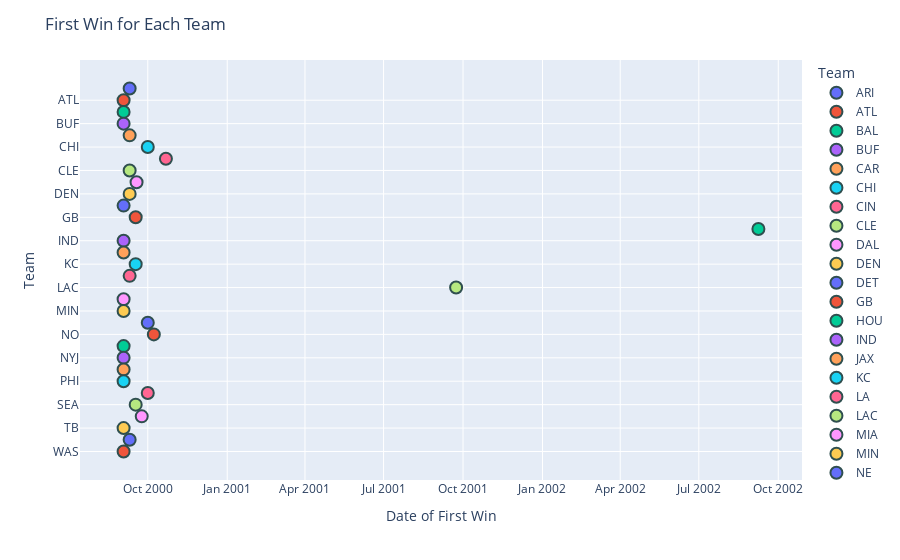

Notebook source saved alongside this figure:
### Code cell
# Combine the first wins for home and away teams

home_first_win = result[result['home_score'] > result['away_score']].groupby('home_team')['gameday'].min()

# Find the earliest game where each team won as an away team
away_first_win = result[result['away_score'] > result['home_score']].groupby('away_team')['gameday'].min()

# Combine the first wins for home and away teams
first_wins = pd.concat([home_first_win, away_first_win]).groupby(level=0).min()
first_wins = pd.concat([home_first_win, away_first_win]).groupby(level=0).min().reset_index()
first_wins.columns = ['Team', 'First Win']

# Create an interactive scatter plot with Plotly
fig = px.scatter(first_wins, x='First Win', y='Team', hover_data={'First Win': '|%Y-%m-%d'}, color='Team')
fig.update_traces(marker=dict(size=12, line=dict(width=2, color='DarkSlateGrey')), selector=dict(mode='markers'))
fig.update_layout(title='First Win for Each Team', xaxis_title='Date of First Win', yaxis_title='Team')
fig.show()

### Figure 1 — Plotly figure (JSON) as saved in the notebook; plotly's stock layout.template omitted (floating-point values rounded to 4 significant figures)
{"data": [{"hovertemplate": "Team=%{y}<br>First Win=%{x|%Y-%m-%d}<extra></extra>", "legendgroup": "ARI", "marker": {"color": "#636efa", "line": {"color": "DarkSlateGrey", "width": 2}, "size": 12, "symbol": "circle"}, "mode": "markers", "name": "ARI", "orientation": "v", "showlegend": true, "type": "scatter", "x": ["2000-09-10T00:00:00"], "xaxis": "x", "y": ["ARI"], "yaxis": "y"}, {"hovertemplate": "Team=%{y}<br>First Win=%{x|%Y-%m-%d}<extra></extra>", "legendgroup": "ATL", "marker": {"color": "#EF553B", "line": {"color": "DarkSlateGrey", "width": 2}, "size": 12, "symbol": "circle"}, "mode": "markers", "name": "ATL", "orientation": "v", "showlegend": true, "type": "scatter", "x": ["2000-09-03T00:00:00"], "xaxis": "x", "y": ["ATL"], "yaxis": "y"}, {"hovertemplate": "Team=%{y}<br>First Win=%{x|%Y-%m-%d}<extra></extra>", "legendgroup": "BAL", "marker": {"color": "#00cc96", "line": {"color": "DarkSlateGrey", "width": 2}, "size": 12, "symbol": "circle"}, "mode": "markers", "name": "BAL", "orientation": "v", "showlegend": true, "type": "scatter", "x": ["2000-09-03T00:00:00"], "xaxis": "x", "y": ["BAL"], "yaxis": "y"}, {"hovertemplate": "Team=%{y}<br>First Win=%{x|%Y-%m-%d}<extra></extra>", "legendgroup": "BUF", "marker": {"color": "#ab63fa", "line": {"color": "DarkSlateGrey", "width": 2}, "size": 12, "symbol": "circle"}, "mode": "markers", "name": "BUF", "orientation": "v", "showlegend": true, "type": "scatter", "x": ["2000-09-03T00:00:00"], "xaxis": "x", "y": ["BUF"], "yaxis": "y"}, {"hovertemplate": "Team=%{y}<br>First Win=%{x|%Y-%m-%d}<extra></extra>", "legendgroup": "CAR", "marker": {"color": "#FFA15A", "line": {"color": "DarkSlateGrey", "width": 2}, "size": 12, "symbol": "circle"}, "mode": "markers", "name": "CAR", "orientation": "v", "showlegend": true, "type": "scatter", "x": ["2000-09-10T00:00:00"], "xaxis": "x", "y": ["CAR"], "yaxis": "y"}, {"hovertemplate": "Team=%{y}<br>First Win=%{x|%Y-%m-%d}<extra></extra>", "legendgroup": "CHI", "marker": {"color": "#19d3f3", "line": {"color": "DarkSlateGrey", "width": 2}, "size": 12, "symbol": "circle"}, "mode": "markers", "name": "CHI", "orientation": "v", "showlegend": true, "type": "scatter", "x": ["2000-10-01T00:00:00"], "xaxis": "x", "y": ["CHI"], "yaxis": "y"}, {"hovertemplate": "Team=%{y}<br>First Win=%{x|%Y-%m-%d}<extra></extra>", "legendgroup": "CIN", "marker": {"color": "#FF6692", "line": {"color": "DarkSlateGrey", "width": 2}, "size": 12, "symbol": "circle"}, "mode": "markers", "name": "CIN", "orientation": "v", "showlegend": true, "type": "scatter", "x": ["2000-10-22T00:00:00"], "xaxis": "x", "y": ["CIN"], "yaxis": "y"}, {"hovertemplate": "Team=%{y}<br>First Win=%{x|%Y-%m-%d}<extra></extra>", "legendgroup": "CLE", "marker": {"color": "#B6E880", "line": {"color": "DarkSlateGrey", "width": 2}, "size": 12, "symbol": "circle"}, "mode": "markers", "name": "CLE", "orientation": "v", "showlegend": true, "type": "scatter", "x": ["2000-09-10T00:00:00"], "xaxis": "x", "y": ["CLE"], "yaxis": "y"}, {"hovertemplate": "Team=%{y}<br>First Win=%{x|%Y-%m-%d}<extra></extra>", "legendgroup": "DAL", "marker": {"color": "#FF97FF", "line": {"color": "DarkSlateGrey", "width": 2}, "size": 12, "symbol": "circle"}, "mode": "markers", "name": "DAL", "orientation": "v", "showlegend": true, "type": "scatter", "x": ["2000-09-18T00:00:00"], "xaxis": "x", "y": ["DAL"], "yaxis": "y"}, {"hovertemplate": "Team=%{y}<br>First Win=%{x|%Y-%m-%d}<extra></extra>", "legendgroup": "DEN", "marker": {"color": "#FECB52", "line": {"color": "DarkSlateGrey", "width": 2}, "size": 12, "symbol": "circle"}, "mode": "markers", "name": "DEN", "orientation": "v", "showlegend": true, "type": "scatter", "x": ["2000-09-10T00:00:00"], "xaxis": "x", "y": ["DEN"], "yaxis": "y"}, {"hovertemplate": "Team=%{y}<br>First Win=%{x|%Y-%m-%d}<extra></extra>", "legendgroup": "DET", "marker": {"color": "#636efa", "line": {"color": "DarkSlateGrey", "width": 2}, "size": 12, "symbol": "circle"}, "mode": "markers", "name": "DET", "orientation": "v", "showlegend": true, "type": "scatter", "x": ["2000-09-03T00:00:00"], "xaxis": "x", "y": ["DET"], "yaxis": "y"}, {"hovertemplate": "Team=%{y}<br>First Win=%{x|%Y-%m-%d}<extra></extra>", "legendgroup": "GB", "marker": {"color": "#EF553B", "line": {"color": "DarkSlateGrey", "width": 2}, "size": 12, "symbol": "circle"}, "mode": "markers", "name": "GB", "orientation": "v", "showlegend": true, "type": "scatter", "x": ["2000-09-17T00:00:00"], "xaxis": "x", "y": ["GB"], "yaxis": "y"}, {"hovertemplate": "Team=%{y}<br>First Win=%{x|%Y-%m-%d}<extra></extra>", "legendgroup": "HOU", "marker": {"color": "#00cc96", "line": {"color": "DarkSlateGrey", "width": 2}, "size": 12, "symbol": "circle"}, "mode": "markers", "name": "HOU", "orientation": "v", "showlegend": true, "type": "scatter", "x": ["2002-09-08T00:00:00"], "xaxis": "x", "y": ["HOU"], "yaxis": "y"}, {"hovertemplate": "Team=%{y}<br>First Win=%{x|%Y-%m-%d}<extra></extra>", "legendgroup": "IND", "marker": {"color": "#ab63fa", "line": {"color": "DarkSlateGrey", "width": 2}, "size": 12, "symbol": "circle"}, "mode": "markers", "name": "IND", "orientation": "v", "showlegend": true, "type": "scatter", "x": ["2000-09-03T00:00:00"], "xaxis": "x", "y": ["IND"], "yaxis": "y"}, {"hovertemplate": "Team=%{y}<br>First Win=%{x|%Y-%m-%d}<extra></extra>", "legendgroup": "JAX", "marker": {"color": "#FFA15A", "line": {"color": "DarkSlateGrey", "width": 2}, "size": 12, "symbol": "circle"}, "mode": "markers", "name": "JAX", "orientation": "v", "showlegend": true, "type": "scatter", "x": ["2000-09-03T00:00:00"], "xaxis": "x", "y": ["JAX"], "yaxis": "y"}, {"hovertemplate": "Team=%{y}<br>First Win=%{x|%Y-%m-%d}<extra></extra>", "legendgroup": "KC", "marker": {"color": "#19d3f3", "line": {"color": "DarkSlateGrey", "width": 2}, "size": 12, "symbol": "circle"}, "mode": "markers", "name": "KC", "orientation": "v", "showlegend": true, "type": "scatter", "x": ["2000-09-17T00:00:00"], "xaxis": "x", "y": ["KC"], "yaxis": "y"}, {"hovertemplate": "Team=%{y}<br>First Win=%{x|%Y-%m-%d}<extra></extra>", "legendgroup": "LA", "marker": {"color": "#FF6692", "line": {"color": "DarkSlateGrey", "width": 2}, "size": 12, "symbol": "circle"}, "mode": "markers", "name": "LA", "orientation": "v", "showlegend": true, "type": "scatter", "x": ["2000-09-10T00:00:00"], "xaxis": "x", "y": ["LA"], "yaxis": "y"}, {"hovertemplate": "Team=%{y}<br>First Win=%{x|%Y-%m-%d}<extra></extra>", "legendgroup": "LAC", "marker": {"color": "#B6E880", "line": {"color": "DarkSlateGrey", "width": 2}, "size": 12, "symbol": "circle"}, "mode": "markers", "name": "LAC", "orientation": "v", "showlegend": true, "type": "scatter", "x": ["2001-09-23T00:00:00"], "xaxis": "x", "y": ["LAC"], "yaxis": "y"}, {"hovertemplate": "Team=%{y}<br>First Win=%{x|%Y-%m-%d}<extra></extra>", "legendgroup": "MIA", "marker": {"color": "#FF97FF", "line": {"color": "DarkSlateGrey", "width": 2}, "size": 12, "symbol": "circle"}, "mode": "markers", "name": "MIA", "orientation": "v", "showlegend": true, "type": "scatter", "x": ["2000-09-03T00:00:00"], "xaxis": "x", "y": ["MIA"], "yaxis": "y"}, {"hovertemplate": "Team=%{y}<br>First Win=%{x|%Y-%m-%d}<extra></extra>", "legendgroup": "MIN", "marker": {"color": "#FECB52", "line": {"color": "DarkSlateGrey", "width": 2}, "size": 12, "symbol": "circle"}, "mode": "markers", "name": "MIN", "orientation": "v", "showlegend": true, "type": "scatter", "x": ["2000-09-03T00:00:00"], "xaxis": "x", "y": ["MIN"], "yaxis": "y"}, {"hovertemplate": "Team=%{y}<br>First Win=%{x|%Y-%m-%d}<extra></extra>", "legendgroup": "NE", "marker": {"color": "#636efa", "line": {"color": "DarkSlateGrey", "width": 2}, "size": 12, "symbol": "circle"}, "mode": "markers", "name": "NE", "orientation": "v", "showlegend": true, "type": "scatter", "x": ["2000-10-01T00:00:00"], "xaxis": "x", "y": ["NE"], "yaxis": "y"}, {"hovertemplate": "Team=%{y}<br>First Win=%{x|%Y-%m-%d}<extra></extra>", "legendgroup": "NO", "marker": {"color": "#EF553B", "line": {"color": "DarkSlateGrey", "width": 2}, "size": 12, "symbol": "circle"}, "mode": "markers", "name": "NO", "orientation": "v", "showlegend": true, "type": "scatter", "x": ["2000-10-08T00:00:00"], "xaxis": "x", "y": ["NO"], "yaxis": "y"}, {"hovertemplate": "Team=%{y}<br>First Win=%{x|%Y-%m-%d}<extra></extra>", "legendgroup": "NYG", "marker": {"color": "#00cc96", "line": {"color": "DarkSlateGrey", "width": 2}, "size": 12, "symbol": "circle"}, "mode": "markers", "name": "NYG", "orientation": "v", "showlegend": true, "type": "scatter", "x": ["2000-09-03T00:00:00"], "xaxis": "x", "y": ["NYG"], "yaxis": "y"}, {"hovertemplate": "Team=%{y}<br>First Win=%{x|%Y-%m-%d}<extra></extra>", "legendgroup": "NYJ", "marker": {"color": "#ab63fa", "line": {"color": "DarkSlateGrey", "width": 2}, "size": 12, "symbol": "circle"}, "mode": "markers", "name": "NYJ", "orientation": "v", "showlegend": true, "type": "scatter", "x": ["2000-09-03T00:00:00"], "xaxis": "x", "y": ["NYJ"], "yaxis": "y"}, {"hovertemplate": "Team=%{y}<br>First Win=%{x|%Y-%m-%d}<extra></extra>", "legendgroup": "OAK", "marker": {"color": "#FFA15A", "line": {"color": "DarkSlateGrey", "width": 2}, "size": 12, "symbol": "circle"}, "mode": "markers", "name": "OAK", "orientation": "v", "showlegend": true, "type": "scatter", "x": ["2000-09-03T00:00:00"], "xaxis": "x", "y": ["OAK"], "yaxis": "y"}, {"hovertemplate": "Team=%{y}<br>First Win=%{x|%Y-%m-%d}<extra></extra>", "legendgroup": "PHI", "marker": {"color": "#19d3f3", "line": {"color": "DarkSlateGrey", "width": 2}, "size": 12, "symbol": "circle"}, "mode": "markers", "name": "PHI", "orientation": "v", "showlegend": true, "type": "scatter", "x": ["2000-09-03T00:00:00"], "xaxis": "x", "y": ["PHI"], "yaxis": "y"}, {"hovertemplate": "Team=%{y}<br>First Win=%{x|%Y-%m-%d}<extra></extra>", "legendgroup": "PIT", "marker": {"color": "#FF6692", "line": {"color": "DarkSlateGrey", "width": 2}, "size": 12, "symbol": "circle"}, "mode": "markers", "name": "PIT", "orientation": "v", "showlegend": true, "type": "scatter", "x": ["2000-10-01T00:00:00"], "xaxis": "x", "y": ["PIT"], "yaxis": "y"}, {"hovertemplate": "Team=%{y}<br>First Win=%{x|%Y-%m-%d}<extra></extra>", "legendgroup": "SEA", "marker": {"color": "#B6E880", "line": {"color": "DarkSlateGrey", "width": 2}, "size": 12, "symbol": "circle"}, "mode": "markers", "name": "SEA", "orientation": "v", "showlegend": true, "type": "scatter", "x": ["2000-09-17T00:00:00"], "xaxis": "x", "y": ["SEA"], "yaxis": "y"}, {"hovertemplate": "Team=%{y}<br>First Win=%{x|%Y-%m-%d}<extra></extra>", "legendgroup": "SF", "marker": {"color": "#FF97FF", "line": {"color": "DarkSlateGrey", "width": 2}, "size": 12, "symbol": "circle"}, "mode": "markers", "name": "SF", "orientation": "v", "showlegend": true, "type": "scatter", "x": ["2000-09-24T00:00:00"], "xaxis": "x", "y": ["SF"], "yaxis": "y"}, {"hovertemplate": "Team=%{y}<br>First Win=%{x|%Y-%m-%d}<extra></extra>", "legendgroup": "TB", "marker": {"color": "#FECB52", "line": {"color": "DarkSlateGrey", "width": 2}, "size": 12, "symbol": "circle"}, "mode": "markers", "name": "TB", "orientation": "v", "showlegend": true, "type": "scatter", "x": ["2000-09-03T00:00:00"], "xaxis": "x", "y": ["TB"], "yaxis": "y"}, {"hovertemplate": "Team=%{y}<br>First Win=%{x|%Y-%m-%d}<extra></extra>", "legendgroup": "TEN", "marker": {"color": "#636efa", "line": {"color": "DarkSlateGrey", "width": 2}, "size": 12, "symbol": "circle"}, "mode": "markers", "name": "TEN", "orientation": "v", "showlegend": true, "type": "scatter", "x": ["2000-09-10T00:00:00"], "xaxis": "x", "y": ["TEN"], "yaxis": "y"}, {"hovertemplate": "Team=%{y}<br>First Win=%{x|%Y-%m-%d}<extra></extra>", "legendgroup": "WAS", "marker": {"color": "#EF553B", "line": {"color": "DarkSlateGrey", "width": 2}, "size": 12, "symbol": "circle"}, "mode": "markers", "name": "WAS", "orientation": "v", "showlegend": true, "type": "scatter", "x": ["2000-09-03T00:00:00"], "xaxis": "x", "y": ["WAS"], "yaxis": "y"}], "layout": {"legend": {"title": {"text": "Team"}, "tracegroupgap": 0}, "margin": {"t": 60}, "title": {"text": "First Win for Each Team"}, "xaxis": {"anchor": "y", "domain": [0, 1], "title": {"text": "Date of First Win"}}, "yaxis": {"anchor": "x", "categoryarray": ["WAS", "TEN", "TB", "SF", "SEA", "PIT", "PHI", "OAK", "NYJ", "NYG", "NO", "NE", "MIN", "MIA", "LAC", "LA", "KC", "JAX", "IND", "HOU", "GB", "DET", "DEN", "DAL", "CLE", "CIN", "CHI", "CAR", "BUF", "BAL", "ATL", "ARI"], "categoryorder": "array", "domain": [0, 1], "title": {"text": "Team"}}}}
